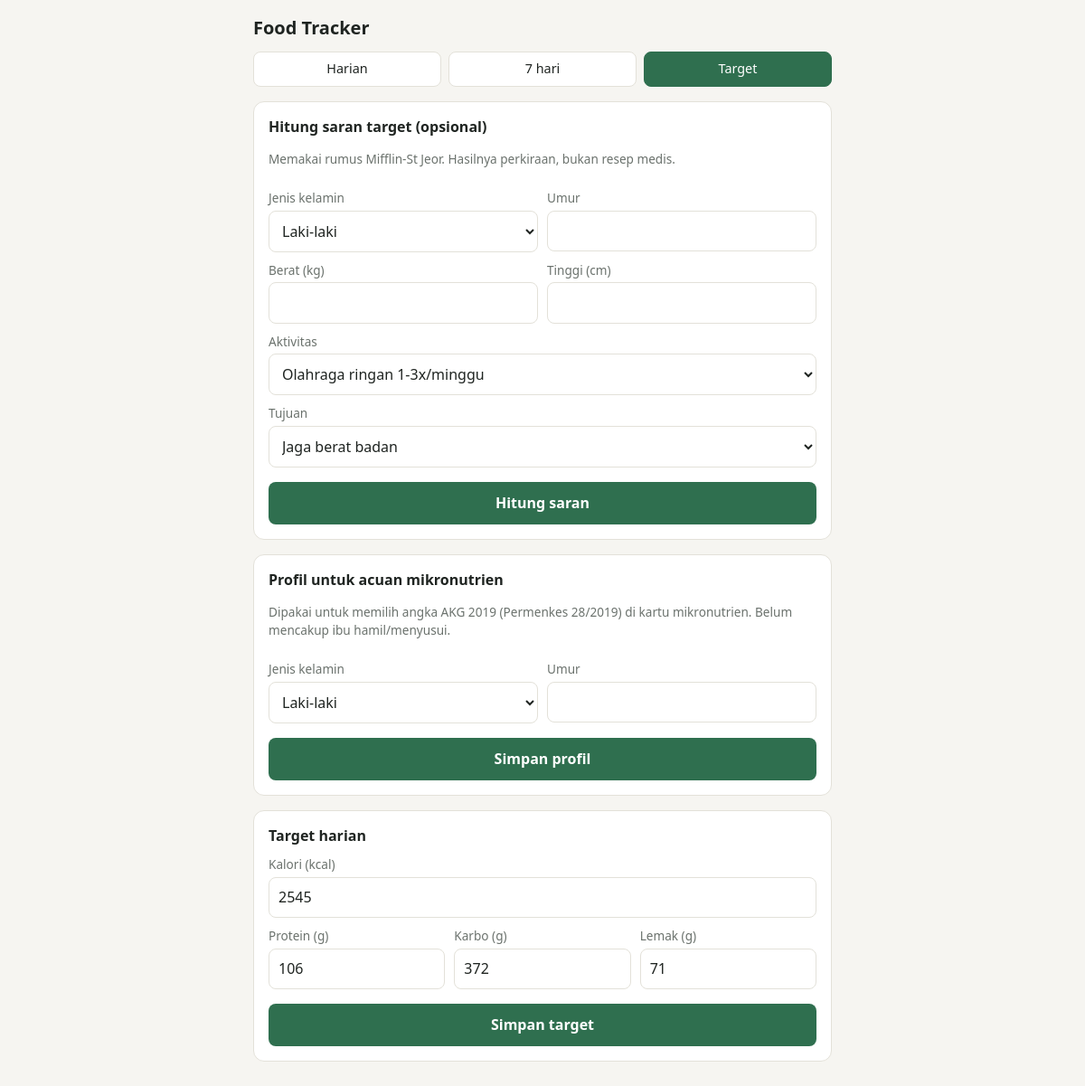
The page /settings on the database its author committed.
### tables this page shows
CREATE TABLE targets (
            id INTEGER PRIMARY KEY CHECK (id = 1),
            kcal REAL NOT NULL, protein REAL NOT NULL, carbs REAL NOT NULL, fat REAL NOT NULL);

### main.py (the view)
@app.get("/settings")
def settings(request: Request, saved: int = 0, sex: str = "", age: str = "", weight: str = "",
             height: str = "", activity: str = "1.375", goal: str = "maintain"):
    with get_connection() as conn:
        current = get_targets(conn)
        profile = get_profile(conn)
    form = dict(current) if current else {"kcal": "", "protein": "", "carbs": "", "fat": ""}
    suggestion = None
    a, w, h, act = _float(age), _float(weight), _float(height), _float(activity)
    if (sex in ("m", "f") and goal in dict(GOALS) and activity in dict(ACTIVITIES)
            and a and w and h and 15 <= a <= 90 and 30 <= w <= 250 and 120 <= h <= 230):
        suggestion = suggest_targets(sex, a, w, h, act, goal)
        form = suggestion
    return templates.TemplateResponse(request, "settings.html", {
        "page": "settings", "saved": bool(saved), "profile": profile,
        "akg": akg_for(profile), "form": form, "suggestion": suggestion,
        "activities": ACTIVITIES, "goals": GOALS,
        "calc": {"sex": sex or "m", "age": age, "weight": weight, "height": height,
                 "activity": activity, "goal": goal},
    })

### templates/settings.html (shortened to what this page needs)
{% extends "base.html" %}
{% block content %}
  <section class="card">
    <strong>Hitung saran target (opsional)</strong>
    <p class="sub">Memakai rumus Mifflin-St Jeor. Hasilnya perkiraan, bukan resep medis.</p>
    <form method="get" action="/settings">
      <div class="row">
        <div><label for="sex">Jenis kelamin</label>
          <select id="sex" name="sex">
            <option value="m" {% if calc.sex == 'm' %}selected{% endif %}>Laki-laki</option>
          </select></div>
        <div><label for="age">Umur</label>
          <input id="age" name="age" type="number" min="15" max="90" value="{{ calc.age or '' }}" required></div>
      </div>
      <div class="row">
        <div><label for="weight">Berat (kg)</label>
          <input id="weight" name="weight" type="number" step="0.1" min="30" max="250" value="{{ calc.weight or '' }}" required></div>
        <div><label for="height">Tinggi (cm)</label>
          <input id="height" name="height" type="number" min="120" max="230" value="{{ calc.height or '' }}" required></div>
      </div>
      <label for="activity">Aktivitas</label>
      <select id="activity" name="activity">
        {% for key, label in activities %}<option value="{{ key }}" {% if calc.activity == key %}selected{% endif %}>{{ label }}</option>{% endfor %}
      </select>
      <label for="goal">Tujuan</label>
      <select id="goal" name="goal">
        {% for key, label in goals %}<option value="{{ key }}" {% if calc.goal == key %}selected{% endif %}>{{ label }}</option>{% endfor %}
      </select>
      <button class="primary" type="submit">Hitung saran</button>
    </form>
  </section>
  <section class="card">
    <strong>Profil untuk acuan mikronutrien</strong>
    <p class="sub">Dipakai untuk memilih angka AKG 2019 (Permenkes 28/2019) di kartu mikronutrien. Belum mencakup ibu hamil/menyusui.</p>
    <form method="post" action="/profile">
      <div class="row">
        <div><label for="p_sex">Jenis kelamin</label>
          <select id="p_sex" name="sex">
            <option value="m" {% if profile and profile.sex == 'm' %}selected{% endif %}>Laki-laki</option>
          </select></div>
        <div><label for="p_age">Umur</label>
          <input id="p_age" name="age" type="number" min="13" max="120" value="{{ profile.age if profile else '' }}" required></div>
      </div>
      <button class="primary" type="submit">Simpan profil</button>
    </form>
  </section>
  <section class="card">
    <strong>Target harian</strong>
    <form method="post" action="/settings">
      <label for="kcal">Kalori (kcal)</label>
      <input id="kcal" name="kcal" type="number" min="800" max="6000" value="{{ form.kcal if form.kcal == "" else "%g"|format(form.kcal) }}" required>
      <div class="row">
        <div><label for="protein">Protein (g)</label>
          <input id="protein" name="protein" type="number" min="10" max="500" value="{{ form.protein if form.protein == "" else "%g"|format(form.protein) }}" required></div>
        <div><label for="carbs">Karbo (g)</label>
          <input id="carbs" name="carbs" type="number" min="20" max="900" value="{{ form.carbs if form.carbs == "" else "%g"|format(form.carbs) }}" required></div>
        <div><label for="fat">Lemak (g)</label>
          <input id="fat" name="fat" type="number" min="10" max="300" value="{{ form.fat if form.fat == "" else "%g"|format(form.fat) }}" required></div>
      </div>
      <button class="primary" type="submit">Simpan target</button>
    </form>
  </section>
{% endblock %}

### rows shown on the page
targets: kcal "2545", protein "106", carbs "372", fat "71"

### other values the page prints
form field activity "Olahraga ringan 1-3x/minggu"
form field goal "Jaga berat badan"
